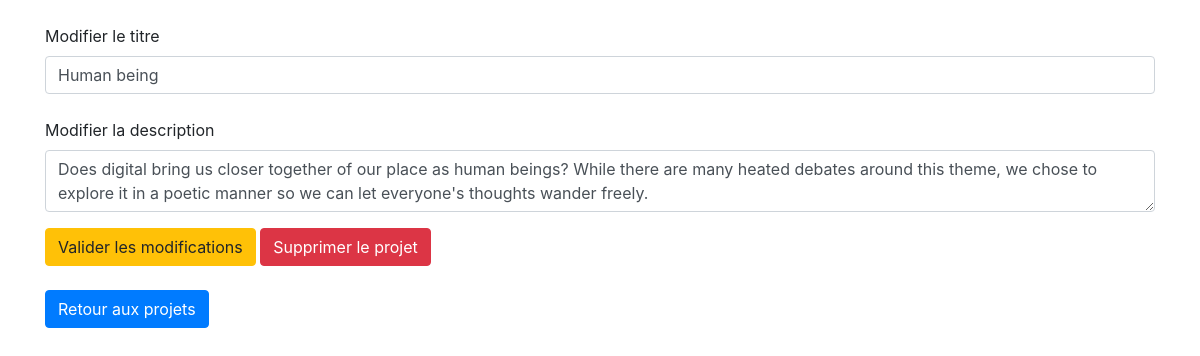
Screenshot of /modifproject.php?id=2 with the database file from the repository.
### tables this page shows
CREATE TABLE IF NOT EXISTS `works` (
  `id` int(11) NOT NULL AUTO_INCREMENT,
  `title` varchar(256) NOT NULL,
  `description` varchar(10000) NOT NULL,
  PRIMARY KEY (`id`)
);

### php/code.php (called while the page is built, shortened)
<?php
require("database.php");
class Works {
    function get_project($id)
    {
        global $db;
        $request = "SELECT * FROM works WHERE id=$id";
        $resultat = $db->query($request);
        $project = $resultat->fetch();
        return($project);
    }
}
?>

### modifproject.php (the view, shortened to what this page needs)
<?php
require("php/code.php");
$work = new Works;
$project = $work->get_project($_GET["id"]);
?>
<!DOCTYPE html>
<html>
<head>
	<link rel="stylesheet" href="https://stackpath.bootstrapcdn.com/bootstrap/4.4.1/css/bootstrap.min.css">
</head>
<body>
<form id="form_id" method="post" action="modifproject.php">
<div class ="container">
  <div class="form-group">
  	<br>
    <label for="exampleFormControlInput1">Modifier le titre</label> <input type="text" name="titre" class="form-control" value="<?php echo($project["title"]);?>"><br>
    <label for="exampleFormControlInput1">Modifier la description</label>
    <textarea form="form_id" class="form-control" name="textoreo" value="<?php echo($project["description"]);?>" ><?php echo($project["description"]);?></textarea>
  </div>
</form>
 <button class="btn btn-warning" type="submit" name="Valider" value="OK">Valider les modifications</button>
 <button class="btn btn-danger" type="submit" name="Supprimer" value="DEL">Supprimer le projet</button><br><br>
 <a href="addproject.php" class="btn btn-primary">Retour aux projets</a>
</body>
</html>

### rows the page displays
works: titre "Human being", textoreo "Does digital bring us closer together of our place as human beings? While there are many heated debates around this theme, we chose to explore it in a poetic manner so we can let everyone's thoughts wander freely."
